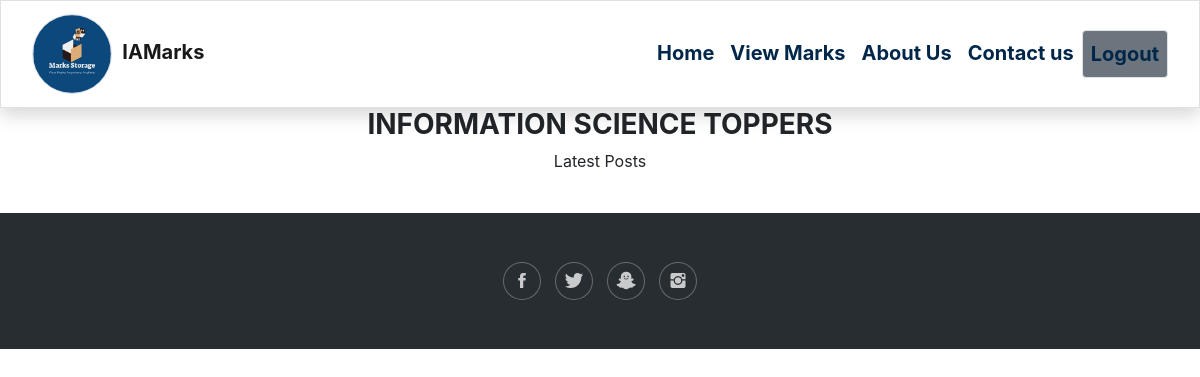
The app's page /student/isetoppers, older data.
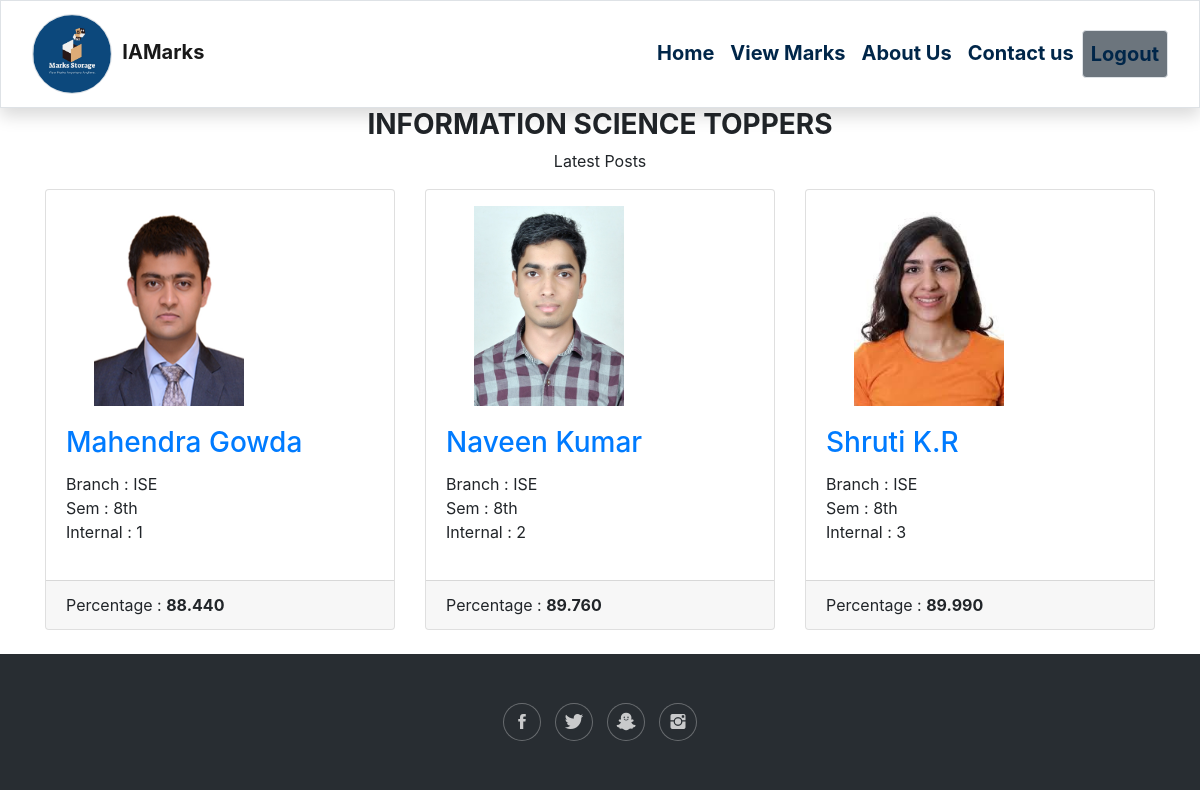
The same page, newer data.
### student/models.py (models this page shows, shortened)
class IseTopper(models.Model):
    sno=models.AutoField(primary_key=True)
    name=models.CharField(max_length=50)
    branch=models.CharField(max_length=20)
    sem=models.CharField(max_length=10)
    Internal=models.IntegerField()
    percentage=models.DecimalField(max_digits=6,decimal_places=3)
    img=models.ImageField(upload_to='toppersspic',blank=True,null=True)
    timeStamp=models.DateTimeField(blank=True)

### student/views.py (the view)
# urls.py: path('isetoppers',views.isetoppers,name="isetoppers"),
def isetoppers(request):
    posts=IseTopper.objects.all()
    context={'posts':posts}
    return render(request,'student/isetoppers.html',context)

### student/templates/student/isetoppers.html (shortened to what this page needs)
{% extends 'student/stud_basic.html' %}
{% load static %}
{% block body %}
 <section id="blog" class="blog-mf sect-pt4 route">
      <div class="container">
        <div class="row">
          <div class="col-sm-12">
            <div class="title-box text-center">
              <h3 class="title">
              <b>INFORMATION SCIENCE TOPPERS </b>
              </h3>
              <p class="subtitle-a">
               Latest Posts
              </p>
            </div>
          </div>
        </div>
        <div class="row">
         {% for  post in posts %}
          <div class="col-md-4">
            <div class="card card-blog">
              <div class="card-img mt-3 mx-5">
                <a href="{{post.img.url}}"><img src="{{post.img.url}}" alt="" class="img" height="200px" width="150px"></a>
              </div>
              <div class="card-body">
                <h3 class="card-title"><a href="blog-single.html">{{post.name}}</a></h3>
                <p class="card-description">
                  Branch : {{post.branch}}<br>
                  Sem : {{post.sem}}<br>
                  Internal : {{post.Internal}}
                </p>
              </div>
              <div class="card-footer">
                <div class="post-author">
                    <span class="author">Percentage : <b>{{post.percentage}}</b></span>
                </div>
              </div>
            </div>
          </div>
          <br>
          {% endfor %}
        </div>
      </div>
    </section>
{% endblock body %}

Row changes from the older to the newer data that the page shows:
added IseTopper: img (picture), name "Mahendra Gowda", branch "ISE", sem "8th", Internal "1", percentage "88.440"
added IseTopper: img (picture), name "Naveen Kumar", branch "ISE", sem "8th", Internal "2", percentage "89.760"
added IseTopper: img (picture), name "Shruti K.R", branch "ISE", sem "8th", Internal "3", percentage "89.990"
